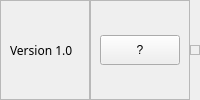
     <widget class="QFrame" name="footer_frame">
      <property name="minimumSize">
       <size>
        <width>0</width>
        <height>0</height>
       </size>
      </property>
      <property name="frameShape">
       <enum>QFrame::Shape::NoFrame</enum>
      </property>
      <property name="frameShadow">
       <enum>QFrame::Shadow::Raised</enum>
      </property>
      <layout class="QHBoxLayout" name="horizontalLayout">
       <property name="spacing">
        <number>0</number>
       </property>
       <property name="leftMargin">
        <number>0</number>
       </property>
       <property name="topMargin">
        <number>0</number>
       </property>
       <property name="rightMargin">
        <number>0</number>
       </property>
       <property name="bottomMargin">
        <number>0</number>
       </property>
       <item>
        <widget class="QFrame" name="footer_left">
         <property name="frameShape">
          <enum>QFrame::Shape::StyledPanel</enum>
         </property>
         <property name="frameShadow">
          <enum>QFrame::Shadow::Raised</enum>
         </property>
         <layout class="QHBoxLayout" name="horizontalLayout_5">
          <item>
           <widget class="QLabel" name="label">
            <property name="font">
             <font>
              <family>Asus Rog</family>
             </font>
            </property>
            <property name="text">
             <string>Version 1.0</string>
            </property>
           </widget>
          </item>
         </layout>
        </widget>
       </item>
       <item>
        <widget class="QFrame" name="footer_right">
         <property name="frameShape">
          <enum>QFrame::Shape::StyledPanel</enum>
         </property>
         <property name="frameShadow">
          <enum>QFrame::Shadow::Raised</enum>
         </property>
         <layout class="QHBoxLayout" name="horizontalLayout_6">
          <item alignment="Qt::AlignmentFlag::AlignRight">
           <widget class="QPushButton" name="pushButton_3">
            <property name="minimumSize">
             <size>
              <width>60</width>
              <height>30</height>
             </size>
            </property>
            <property name="text">
             <string>?</string>
            </property>
           </widget>
          </item>
         </layout>
        </widget>
       </item>
       <item>
        <widget class="QFrame" name="size_grip">
         <property name="minimumSize">
          <size>
           <width>10</width>
           <height>10</height>
          </size>
         </property>
         <property name="maximumSize">
          <size>
           <width>10</width>
           <height>10</height>
          </size>
         </property>
         <property name="frameShape">
          <enum>QFrame::Shape::StyledPanel</enum>
         </property>
         <property name="frameShadow">
          <enum>QFrame::Shadow::Raised</enum>
         </property>
        </widget>
       </item>
      </layout>
     </widget>
